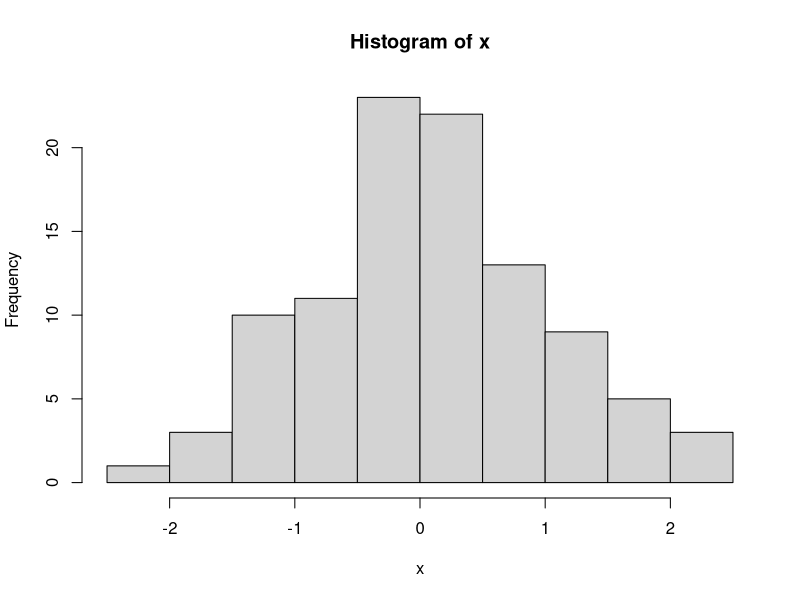
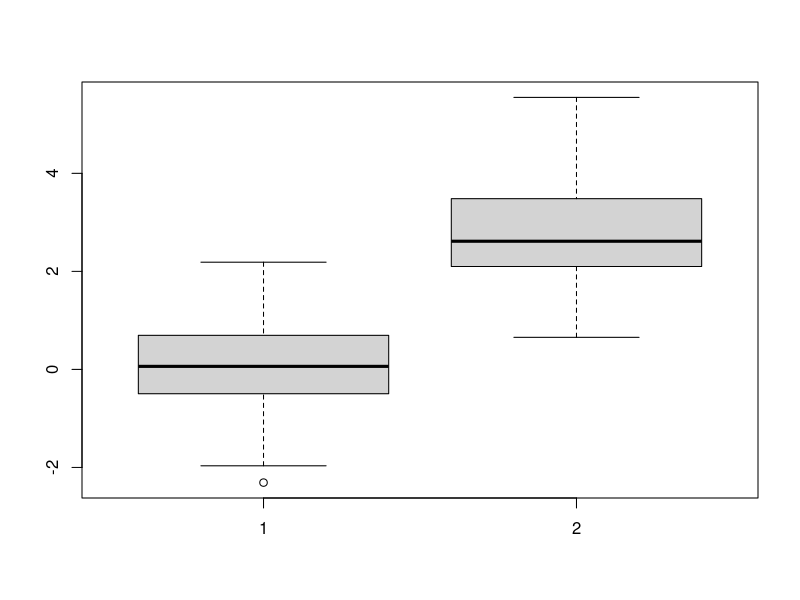
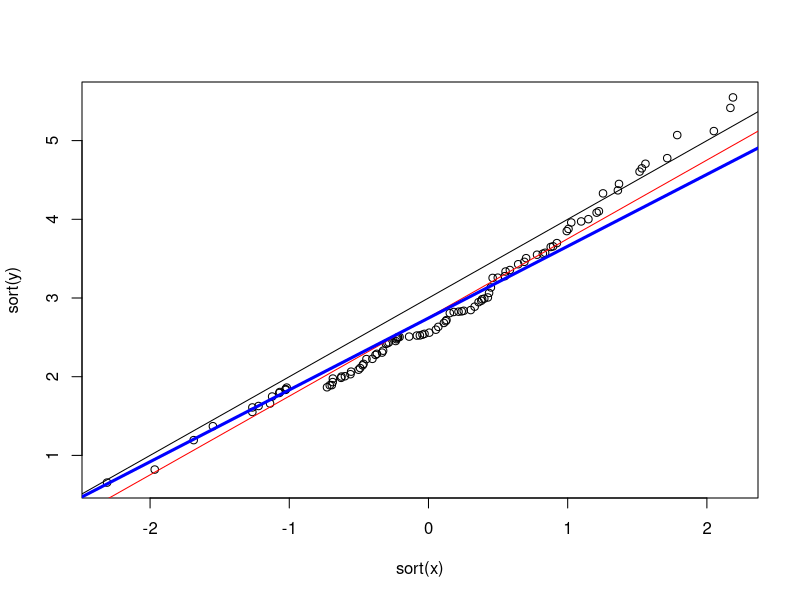

Here is the R script that generated these plots, in order:
1:10

x <- c(5,3,8,1,.2)
y <- c(3,.7,-1,0,0)
x; y

n <- 1:10
n+1
n*1.25

x+y
x-y

x
x+1:2

x1 <- c(x, 2)
x1 + 1:2

n*1.25*.8 - n
n*.8*1.25 - n

set.seed(123)
x <- rnorm(100)
mean(x)
median(x)
sd(x)

t.test(x)
t.test(x, alternative = "greater")

mu.0 <- 0
xbar <- mean(x)
s <- sd(x)
n <- length(x)

t.stat <- (xbar - mu.0)/(s/sqrt(n))
t.stat

hist(x)

set.seed(1234)
y <- rnorm(100, mean = 3)

fivenum(x)
fivenum(y)
boxplot(x, y)

plot(sort(x), sort(y))

abline(3, 1)

abline(mean(y) - mean(x), 1,
       col = "red") 

cor.xy <- cor(sort(x), sort(y))
slope <- sd(y)/sd(x) * cor.xy
i <- mean(y) - slope*mean(x)

abline(i, s, col = "blue", lwd = 3)

lm(sort(y) ~ sort(x))
